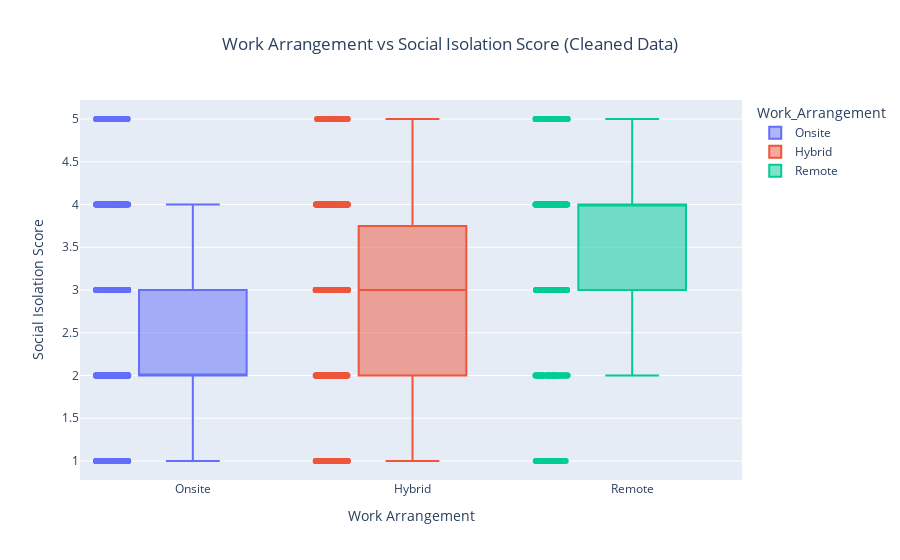

The notebook cell saved with this chart:
### Markdown cell above
### After Removing the Outliers using IQR method 
#### `Insights` :- Remote Workers May Feel More Isolated the median Social Isolation Score for Remote work is higher than Hybrid or In-Office, it suggests that working remotely contributes to greater feelings of isolation.

### Code cell
q1=df['Social_Isolation_Score'].quantile(0.25)
q3=df['Social_Isolation_Score'].quantile(0.75)
iqr=q3-q1
min_r = q1-(1.5*iqr)
max_r = q3+(1.5 * iqr)
print("Lower Limit ",min_r)
print("Upper Limit ",max_r)
df_clean = df[(df['Social_Isolation_Score'] >= min_r) & (df['Social_Isolation_Score'] <= max_r)]

#Plot cleaned data
fig = px.box(df_clean,x='Work_Arrangement',y='Social_Isolation_Score', color='Work_Arrangement', 
               title='Work Arrangement vs Social Isolation Score (Cleaned Data) ', points='all')

fig.update_layout(
    title_x=0.5,
    xaxis_title='Work Arrangement',
    yaxis_title='Social Isolation Score'
)

fig.show()

### Figure 1 — Plotly figure (JSON) as saved in the notebook; plotly's stock layout.template omitted (floating-point values rounded to 4 significant figures; data arrays with more than 128 entries replaced by an {"elided": "..."} marker saying what was removed)
{"data": [{"alignmentgroup": "True", "boxpoints": "all", "hovertemplate": "Work_Arrangement=%{x}<br>Social_Isolation_Score=%{y}<extra></extra>", "legendgroup": "Onsite", "marker": {"color": "#636efa"}, "name": "Onsite", "notched": false, "offsetgroup": "Onsite", "orientation": "v", "showlegend": true, "type": "box", "x": {"elided": "1562 str values"}, "x0": " ", "xaxis": "x", "y": {"elided": "1562 int values"}, "y0": " ", "yaxis": "y"}, {"alignmentgroup": "True", "boxpoints": "all", "hovertemplate": "Work_Arrangement=%{x}<br>Social_Isolation_Score=%{y}<extra></extra>", "legendgroup": "Hybrid", "marker": {"color": "#EF553B"}, "name": "Hybrid", "notched": false, "offsetgroup": "Hybrid", "orientation": "v", "showlegend": true, "type": "box", "x": {"elided": "1007 str values"}, "x0": " ", "xaxis": "x", "y": {"elided": "1007 int values"}, "y0": " ", "yaxis": "y"}, {"alignmentgroup": "True", "boxpoints": "all", "hovertemplate": "Work_Arrangement=%{x}<br>Social_Isolation_Score=%{y}<extra></extra>", "legendgroup": "Remote", "marker": {"color": "#00cc96"}, "name": "Remote", "notched": false, "offsetgroup": "Remote", "orientation": "v", "showlegend": true, "type": "box", "x": {"elided": "588 str values"}, "x0": " ", "xaxis": "x", "y": {"elided": "588 int values"}, "y0": " ", "yaxis": "y"}], "layout": {"autosize": true, "boxmode": "overlay", "legend": {"title": {"text": "Work_Arrangement"}, "tracegroupgap": 0}, "title": {"text": "Work Arrangement vs Social Isolation Score (Cleaned Data) ", "x": 0.5}, "xaxis": {"anchor": "y", "autorange": true, "categoryarray": ["Onsite", "Hybrid", "Remote"], "categoryorder": "array", "domain": [0, 1], "range": [-0.5106, 2.5], "title": {"text": "Work Arrangement"}, "type": "category"}, "yaxis": {"anchor": "x", "autorange": true, "domain": [0, 1], "range": [0.7778, 5.222], "title": {"text": "Social Isolation Score"}, "type": "linear"}}}
